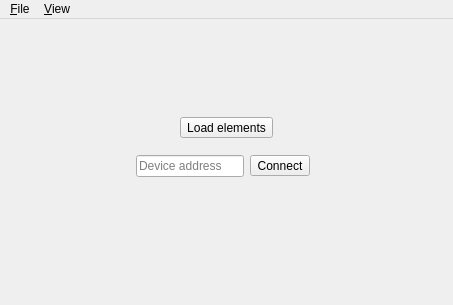
<?xml version="1.0" encoding="UTF-8"?>
<ui version="4.0">
 <class>ElapseClient</class>
 <widget class="QMainWindow" name="ElapseClient">
  <property name="geometry">
   <rect>
    <x>0</x>
    <y>0</y>
    <width>453</width>
    <height>305</height>
   </rect>
  </property>
  <property name="windowTitle">
   <string>Elapse</string>
  </property>
  <widget class="QWidget" name="centralWidget">
   <layout class="QVBoxLayout" name="verticalLayout" stretch="0">
    <item>
     <widget class="QStackedWidget" name="stackedWidget">
      <property name="currentIndex">
       <number>0</number>
      </property>
      <widget class="QWidget" name="pageDisconnected">
       <layout class="QVBoxLayout" name="verticalLayout_3" stretch="8,0,0,10">
        <item>
         <spacer name="verticalSpacer">
          <property name="orientation">
           <enum>Qt::Vertical</enum>
          </property>
          <property name="sizeHint" stdset="0">
           <size>
            <width>20</width>
            <height>40</height>
           </size>
          </property>
         </spacer>
        </item>
        <item alignment="Qt::AlignHCenter">
         <widget class="QToolButton" name="buttonPlugins">
          <property name="text">
           <string>Load elements</string>
          </property>
          <property name="toolButtonStyle">
           <enum>Qt::ToolButtonTextBesideIcon</enum>
          </property>
         </widget>
        </item>
        <item alignment="Qt::AlignHCenter">
         <widget class="QWidget" name="groupConnect" native="true">
          <layout class="QHBoxLayout" name="horizontalLayout_3">
           <item>
            <spacer name="horizontalSpacer_2">
             <property name="orientation">
              <enum>Qt::Horizontal</enum>
             </property>
             <property name="sizeType">
              <enum>QSizePolicy::Fixed</enum>
             </property>
             <property name="sizeHint" stdset="0">
              <size>
               <width>20</width>
               <height>20</height>
              </size>
             </property>
            </spacer>
           </item>
           <item>
            <widget class="QLineEdit" name="deviceAddress">
             <property name="sizePolicy">
              <sizepolicy hsizetype="Preferred" vsizetype="Fixed">
               <horstretch>0</horstretch>
               <verstretch>0</verstretch>
              </sizepolicy>
             </property>
             <property name="placeholderText">
              <string>Device address</string>
             </property>
            </widget>
           </item>
           <item>
            <widget class="QToolButton" name="buttonConnect">
             <property name="text">
              <string>Connect</string>
             </property>
             <property name="toolButtonStyle">
              <enum>Qt::ToolButtonTextBesideIcon</enum>
             </property>
            </widget>
           </item>
           <item>
            <widget class="Spinner" name="spinnerConnecting">
             <property name="minimumSize">
              <size>
               <width>20</width>
               <height>20</height>
              </size>
             </property>
             <property name="text">
              <string/>
             </property>
            </widget>
           </item>
          </layout>
         </widget>
        </item>
        <item>
         <spacer name="verticalSpacer_2">
          <property name="orientation">
           <enum>Qt::Vertical</enum>
          </property>
          <property name="sizeHint" stdset="0">
           <size>
            <width>20</width>
            <height>40</height>
           </size>
          </property>
         </spacer>
        </item>
       </layout>
      </widget>
      <widget class="QWidget" name="pageConnected">
       <layout class="QVBoxLayout" name="verticalLayout_2" stretch="1,0">
        <property name="leftMargin">
         <number>0</number>
        </property>
        <property name="topMargin">
         <number>0</number>
        </property>
        <property name="rightMargin">
         <number>0</number>
        </property>
        <property name="bottomMargin">
         <number>0</number>
        </property>
        <item>
         <layout class="QHBoxLayout" name="horizontalLayout_2">
          <item>
           <widget class="StripChart" name="eegPlot" native="true"/>
          </item>
          <item>
           <widget class="HeadWidget" name="headWidget" native="true">
            <property name="minimumSize">
             <size>
              <width>0</width>
              <height>50</height>
             </size>
            </property>
           </widget>
          </item>
         </layout>
        </item>
        <item>
         <layout class="QHBoxLayout" name="horizontalLayout" stretch="0,0,0,0,0,0,0">
          <item>
           <spacer name="horizontalSpacer">
            <property name="orientation">
             <enum>Qt::Horizontal</enum>
            </property>
            <property name="sizeType">
             <enum>QSizePolicy::Fixed</enum>
            </property>
            <property name="sizeHint" stdset="0">
             <size>
              <width>10</width>
              <height>20</height>
             </size>
            </property>
           </spacer>
          </item>
          <item>
           <widget class="QSlider" name="spacingSlider">
            <property name="minimum">
             <number>1</number>
            </property>
            <property name="maximum">
             <number>100000</number>
            </property>
            <property name="singleStep">
             <number>100</number>
            </property>
            <property name="pageStep">
             <number>1000</number>
            </property>
            <property name="orientation">
             <enum>Qt::Horizontal</enum>
            </property>
           </widget>
          </item>
          <item>
           <widget class="QLabel" name="spacingValue">
            <property name="text">
             <string/>
            </property>
           </widget>
          </item>
          <item>
           <widget class="QLabel" name="label">
            <property name="text">
             <string>uV</string>
            </property>
           </widget>
          </item>
          <item>
           <spacer name="spacer">
            <property name="orientation">
             <enum>Qt::Horizontal</enum>
            </property>
            <property name="sizeHint" stdset="0">
             <size>
              <width>40</width>
              <height>20</height>
             </size>
            </property>
           </spacer>
          </item>
          <item>
           <widget class="Spinner" name="spinnerStarting">
            <property name="minimumSize">
             <size>
              <width>20</width>
              <height>20</height>
             </size>
            </property>
            <property name="text">
             <string/>
            </property>
           </widget>
          </item>
          <item>
           <widget class="QPushButton" name="buttonCapture">
            <property name="text">
             <string>Capture</string>
            </property>
           </widget>
          </item>
         </layout>
        </item>
       </layout>
      </widget>
     </widget>
    </item>
   </layout>
  </widget>
  <widget class="QMenuBar" name="menuBar">
   <property name="geometry">
    <rect>
     <x>0</x>
     <y>0</y>
     <width>453</width>
     <height>20</height>
    </rect>
   </property>
   <widget class="QMenu" name="menuFile">
    <property name="title">
     <string>&amp;File</string>
    </property>
    <addaction name="actionConnect"/>
    <addaction name="actionPlugins"/>
    <addaction name="separator"/>
    <addaction name="actionQuit"/>
   </widget>
   <widget class="QMenu" name="menu_View">
    <property name="title">
     <string>&amp;View</string>
    </property>
    <addaction name="actionLogView"/>
   </widget>
   <addaction name="menuFile"/>
   <addaction name="menu_View"/>
  </widget>
  <action name="actionQuit">
   <property name="icon">
    <iconset theme="application-exit">
     <normaloff/>
    </iconset>
   </property>
   <property name="text">
    <string>&amp;Quit</string>
   </property>
  </action>
  <action name="actionPlugins">
   <property name="icon">
    <iconset theme="preferences-other">
     <normaloff/>
    </iconset>
   </property>
   <property name="text">
    <string>Load &amp;elements</string>
   </property>
   <property name="toolTip">
    <string>Load pipeline elements</string>
   </property>
  </action>
  <action name="actionConnect">
   <property name="icon">
    <iconset theme="network-wireless">
     <normaloff/>
    </iconset>
   </property>
   <property name="text">
    <string>&amp;Connect</string>
   </property>
   <property name="toolTip">
    <string>Connect to the device</string>
   </property>
  </action>
  <action name="actionLogView">
   <property name="checkable">
    <bool>true</bool>
   </property>
   <property name="text">
    <string>Message &amp;Log</string>
   </property>
   <property name="toolTip">
    <string>Show the message log</string>
   </property>
  </action>
 </widget>
 <layoutdefault spacing="6" margin="11"/>
 <customwidgets>
  <customwidget>
   <class>StripChart</class>
   <extends>QWidget</extends>
   <header>stripchart.h</header>
   <container>1</container>
  </customwidget>
  <customwidget>
   <class>Spinner</class>
   <extends>QLabel</extends>
   <header>spinner.h</header>
  </customwidget>
  <customwidget>
   <class>HeadWidget</class>
   <extends>QWidget</extends>
   <header>headwidget.h</header>
   <container>1</container>
  </customwidget>
 </customwidgets>
 <resources/>
 <connections>
  <connection>
   <sender>actionQuit</sender>
   <signal>triggered()</signal>
   <receiver>ElapseClient</receiver>
   <slot>close()</slot>
   <hints>
    <hint type="sourcelabel">
     <x>-1</x>
     <y>-1</y>
    </hint>
    <hint type="destinationlabel">
     <x>199</x>
     <y>149</y>
    </hint>
   </hints>
  </connection>
  <connection>
   <sender>spacingSlider</sender>
   <signal>valueChanged(int)</signal>
   <receiver>spacingValue</receiver>
   <slot>setNum(int)</slot>
   <hints>
    <hint type="sourcelabel">
     <x>92</x>
     <y>283</y>
    </hint>
    <hint type="destinationlabel">
     <x>168</x>
     <y>283</y>
    </hint>
   </hints>
  </connection>
 </connections>
</ui>
